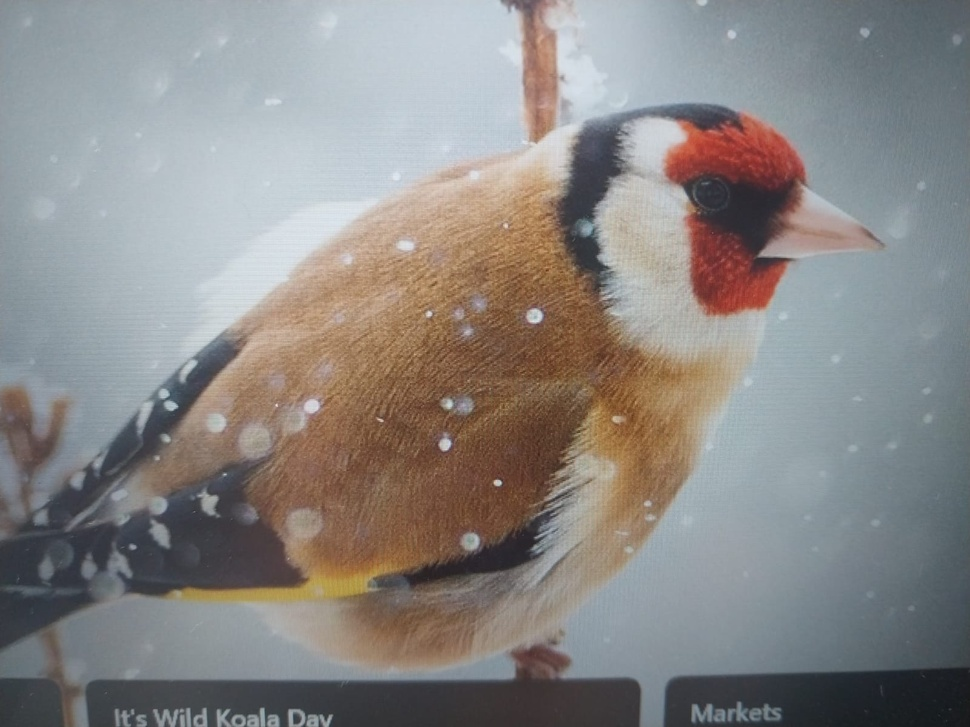
#> input picture input_image.jpeg, 970 x 727 px, shrunk from 1600 x 1200 before the run
$ python -i video_processing.py   (imports and definitions only)
#> lines starting #> are read from the running program, lines starting #| are printed output that depends on the picture; after the words box and inside, x2 and y2 are one past the last pixel; in counts of white or black regions, pixels touching at a corner belong together
#> further down, picture is the input picture: shape (727, 970, 3); mean B, G, R 133, 135.1, 138.3
import cv2
import numpy as np

def edge_detection(frame):
    edges = cv2.Canny(frame, 100, 200)
    return edges

def grayscale_quantization(frame, levels):
    gray = cv2.cvtColor(frame, cv2.COLOR_BGR2GRAY)
    quantized = np.round(gray * levels / 255) * (255 / levels)
    quantized = quantized.astype(np.uint8)
    return quantized

def contrast_enhancement(frame):
    gray = cv2.cvtColor(frame, cv2.COLOR_BGR2GRAY)
    enhanced = cv2.equalizeHist(gray)
    return enhanced

def soft_appearance(frame):
    blurred = cv2.GaussianBlur(frame, (11, 11), 5)
    return blurred

def cartoon_filter(frame):

    gray = cv2.cvtColor(frame, cv2.COLOR_BGR2GRAY)
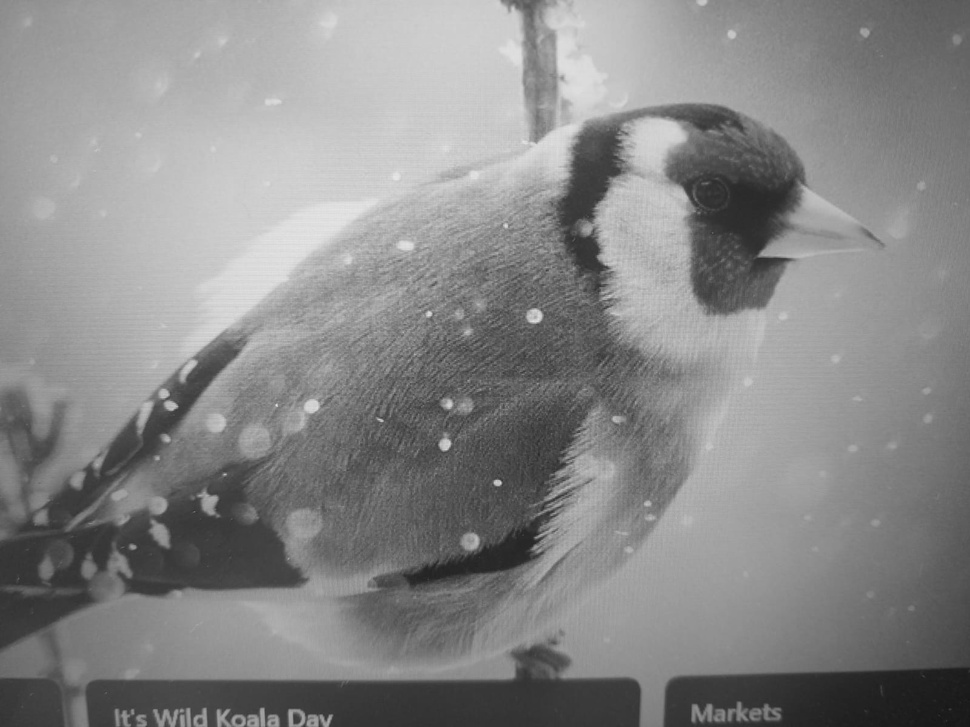
#> gray: shape (727, 970); min 19, max 231, mean 135.8


    gray_blur = cv2.medianBlur(gray, 5)


    edges = cv2.adaptiveThreshold(gray_blur, 255, cv2.ADAPTIVE_THRESH_MEAN_C,
                                  cv2.THRESH_BINARY, blockSize=9, C=2)
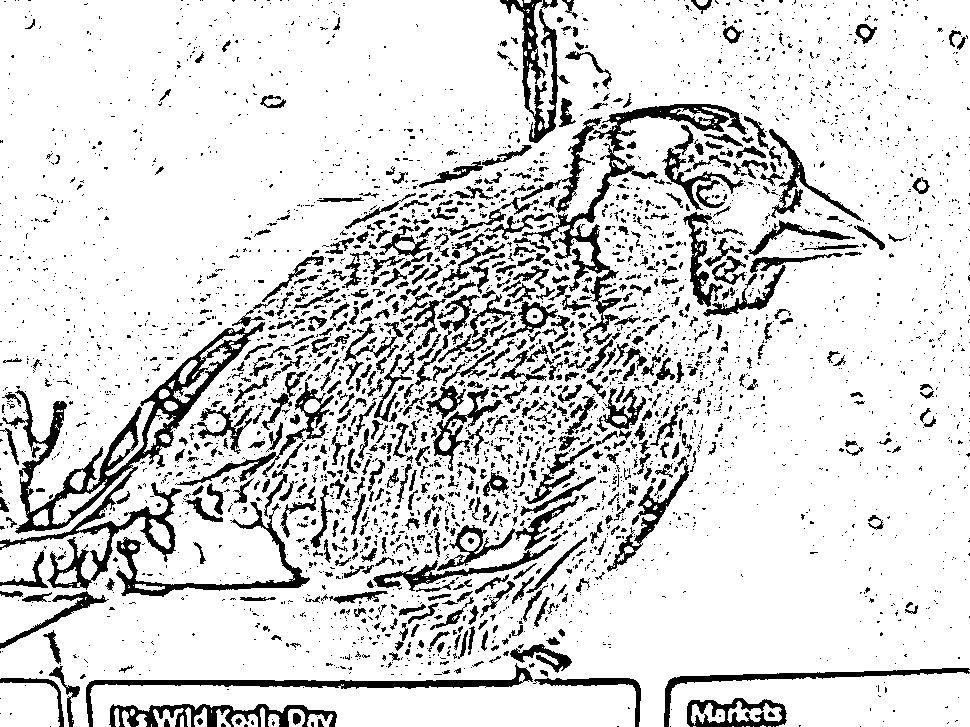
#> edges: shape (727, 970); 84.8% white; 3568 black regions (2870 under 20 px), largest, box (x1, y1, x2, y2) and area: (0, 322, 265, 590) 10357, (522, 104, 747, 344) 4929, (86, 663, 533, 727) 2999

    smoothed = cv2.bilateralFilter(frame, d=9, sigmaColor=75, sigmaSpace=75)


    def quantize_colors(image, k=8):
#> called with k = 8
        Z = image.reshape((-1, 3)).astype(np.float32)
        criteria = (cv2.TERM_CRITERIA_EPS + cv2.TERM_CRITERIA_MAX_ITER, 10, 1.0)
        _, label, center = cv2.kmeans(Z, k, None, criteria, 10, cv2.KMEANS_RANDOM_CENTERS)
#> center = [[87.11, 83.45, 82.89], [169.9, 167.3, 160.5], [58.93, 55.14, 57.17], [205, 199.8, 192.2], [119.7, 115.6, 108.9], [66.11, 88.7, 128.8], [110.3, 137.3, 166.6], [148.2, 142.6, 132.8]]
        center = np.uint8(center)
#> center = [[87, 83, 82], [169, 167, 160], [58, 55, 57], [205, 199, 192], [119, 115, 108], [66, 88, 128], [110, 137, 166], [148, 142, 132]]
        res = center[label.flatten()]
        return res.reshape(image.shape)
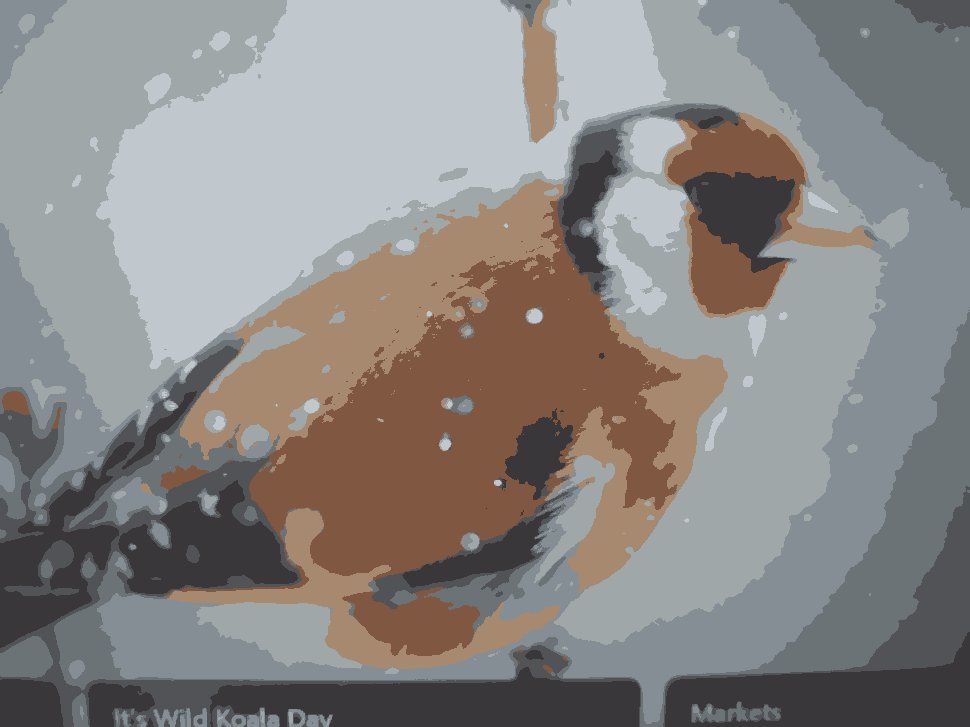
#> returned value: shape (727, 970, 3); mean of channels 0, 1, 2 132.6, 134.6, 137.7; drawn as B, G, R

    quantized = quantize_colors(smoothed, k=8)

    cartoon = cv2.bitwise_and(quantized, quantized, mask=edges)
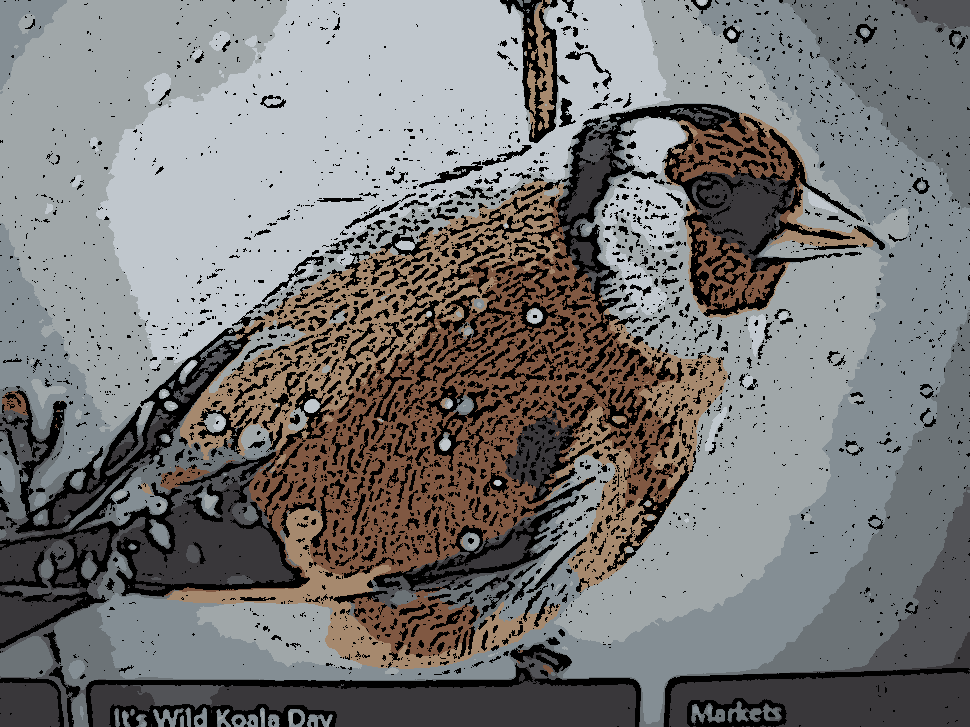
#> cartoon: shape (727, 970, 3); mean B, G, R 117.8, 118.5, 119.3

    return cartoon

def negative_filter(frame):
    negative = 255 - frame
    return negative

def sepia_filter(frame):
    frame = frame.astype(np.float32)
    sepia_matrix = np.array([[0.272, 0.534, 0.131],
                             [0.349, 0.686, 0.168],
                             [0.393, 0.769, 0.189]])
    sepia = cv2.transform(frame, sepia_matrix)
    sepia = np.clip(sepia, 0, 255)
    return sepia.astype(np.uint8)

def face_smoothing_filter(frame):
    gray = cv2.cvtColor(frame, cv2.COLOR_BGR2GRAY)
    face_cascade = cv2.CascadeClassifier(cv2.data.haarcascades + 'haarcascade_frontalface_default.xml')
    if face_cascade.empty():
        print("Error: Cannot load Haar cascade file!")
        return frame
    faces = face_cascade.detectMultiScale(gray, scaleFactor=1.1, minNeighbors=5, minSize=(30, 30))
    smoothed_frame = frame.copy()
    for (x, y, w, h) in faces:
        face_region = smoothed_frame[y:y+h, x:x+w]
        smoothed_face = cv2.bilateralFilter(face_region, d=9, sigmaColor=75, sigmaSpace=75)
        smoothed_frame[y:y+h, x:x+w] = smoothed_face
    return smoothed_frame


# [5 lines not run here, left out]

mode = 0
quantization_levels = 4

# [72 lines not run here, left out]

>>> import cv2
>>> picture = cv2.imread('input_image.jpeg')
>>> result = cartoon_filter(picture)
